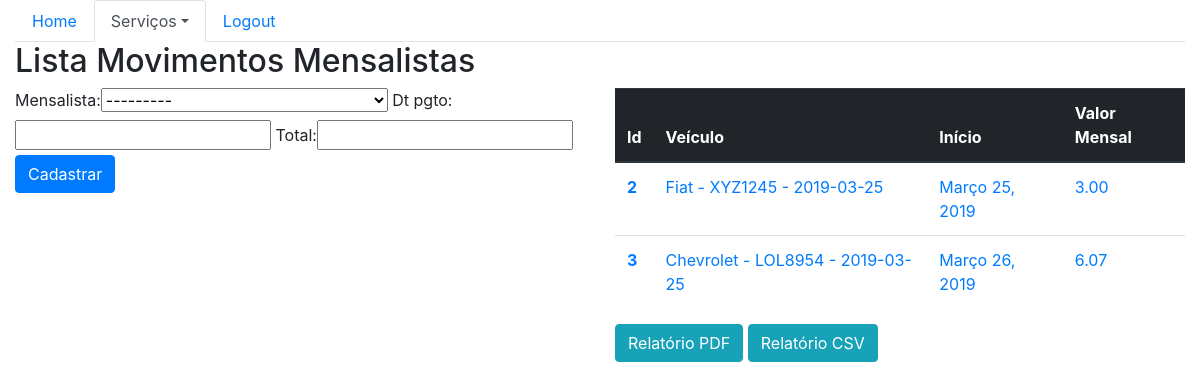
/sistema/movmensalistas (signed in), run on an earlier commit of the app's database.
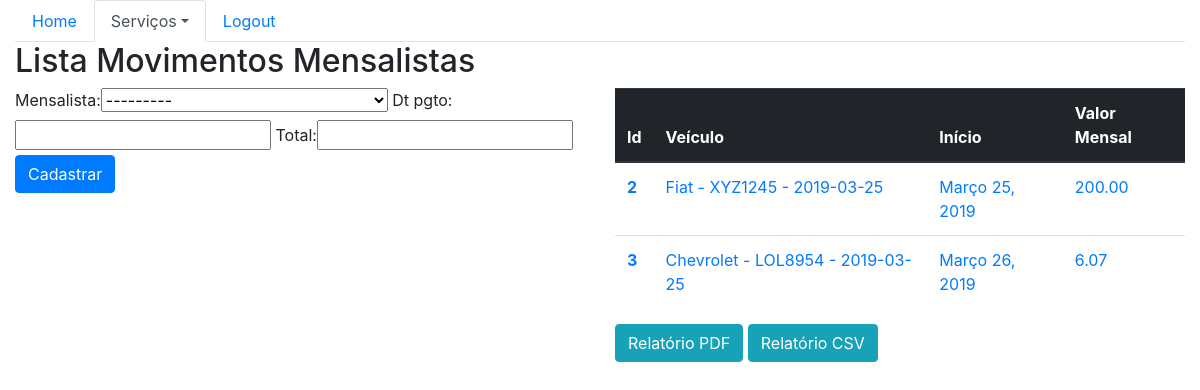
And on a later commit of the database.
### core/models.py (models this page shows, shortened)
class MovMensalista(models.Model):
    mensalista = models.ForeignKey(Mensalista, on_delete=models.CASCADE)
    dt_pgto = models.DateField()
    total = models.DecimalField(max_digits=6, decimal_places=2)

class Mensalista(models.Model):
    veiculo = models.ForeignKey(Veiculo, on_delete=models.CASCADE)
    inicio = models.DateField()
    valor_mes = models.DecimalField(max_digits=6, decimal_places=2)
    def __str__(self):
        return str(self.veiculo) + ' - ' + str(self.inicio)

class Veiculo(models.Model):
    marca = models.ForeignKey(Marca, on_delete=models.CASCADE)
    placa = models.CharField(max_length=7)
    proprietario = models.ForeignKey(Pessoa, on_delete=models.CASCADE)
    cor = models.CharField(max_length=15)
    observacoes = models.TextField()
    def __str__(self):
        return self.marca.nome + ' - ' + self.placa

class Marca(models.Model):
    nome = models.CharField(max_length=50)

### core/views.py (the view)
# urls.py: path('movmensalistas', lista_movmensalistas, name='core_lista_movmensalistas'),
@login_required(login_url="home")
def lista_movmensalistas(request):
    movmensalistas = MovMensalista.objects.all()
    form = MovMensalistaForm()
    data = {'form': form, 'movmensalistas': movmensalistas}
    return render(
        request, 'core/lista_movmensalistas.html', data)

### core/forms.py
class MovMensalistaForm(ModelForm):
    class Meta:
        model = MovMensalista
        fields = '__all__'

### core/templates/core/lista_movmensalistas.html (shortened to what this page needs)
{% extends 'base.html' %}
{% load bootstrap %}
{% block menu %}
    <ul class="nav nav-tabs">
    <li class="nav-item">
        <a class="nav-link" href="{% url 'home' %}">Home</a>
    </li>
    <li class="nav-item dropdown">
        <a class="nav-link active dropdown-toggle" data-toggle="dropdown" href="#" role="button" aria-haspopup="true" aria-expanded="false">Serviços</a>
    </li>
    <li class="nav-item">
        <a class="nav-link" href="">Logout</a>
    </li>
    </ul>
{% endblock %}
{% block  main %}
<div class="row">
        <div class="col-12">
            <h2>Lista Movimentos Mensalistas</h2>
        </div>
    </div>
    <div class="row">
        <div class="col-sm-6">
            <form action="{% url 'core_movmensalistas_novo' %}" method="POST">
                {{ form|bootstrap }}
                <button type="submit" class="btn btn-primary">Cadastrar</button>
            </form>
        </div>
        <div class="col-sm-6">
            <table class="table">
            <thead class="thead-dark">
                <tr>
                    <th scope="col">Id</th>
                    <th scope="col">Veículo</th>
                    <th scope="col">Início</th>
                    <th scope="col">Valor Mensal</th>
                </tr>
            </thead>
            <tbody>
                {% for movmensalista in movmensalistas %}
                    <tr>
                        <th scope="row"><a href="{% url 'core_movmensalistas_update' movmensalista.id%}">{{ movmensalista.id }}</a></th>
                        <td><a href="{% url 'core_movmensalistas_update' movmensalista.id%}">{{ movmensalista.mensalista }}</a></td>
                        <td><a href="{% url 'core_movmensalistas_update' movmensalista.id%}">{{ movmensalista.dt_pgto }}</a></td>
                        <td><a href="{% url 'core_movmensalistas_update' movmensalista.id%}">{{ movmensalista.total }}</a></td>
                    </tr>
                {% endfor %}
            </tbody>
        </table>
                <a class="btn btn-info" href="{% url 'movmensalista_relatorio_pdf' %}">Relatório PDF</a>
                <a class="btn btn-info" href="{% url 'movmensalista_relatorio_csv' %}">Relatório CSV</a>
        </div>
    </div>
{% endblock %}

What changed in the data, as far as the page shows it:
changed MovMensalista "Março 25, 2019": total "3.00" → "200.00"
